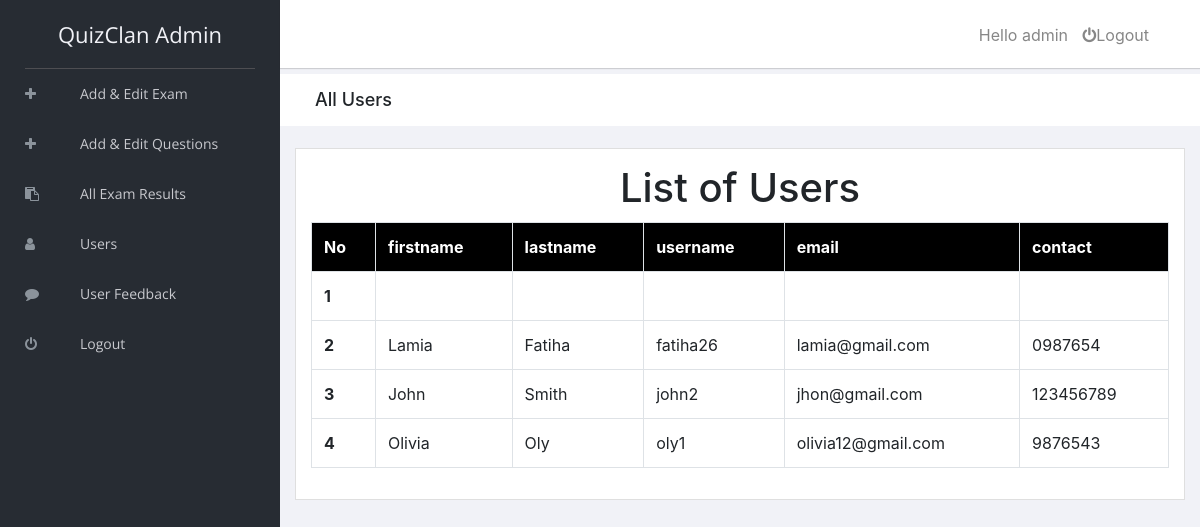
Page /admin/users.php (signed in) on the committed database.
### tables this page shows
CREATE TABLE `registration` (
  `id` int(5) NOT NULL,
  `firstname` varchar(255) NOT NULL,
  `lastname` varchar(255) NOT NULL,
  `username` varchar(255) NOT NULL,
  `password` varchar(50) NOT NULL,
  `email` varchar(50) NOT NULL,
  `contact` varchar(50) NOT NULL
);

### admin/users.php (the view, shortened to what this page needs)
<?php
    include "header.php";
    include "../connection.php";
        ?>
     <div class="breadcrumbs">
            <div class="col-sm-4">
                <div class="page-header float-left">
                    <div class="page-title">
                        <h1>All Users</h1>
                    </div>
                </div>
            </div>
        </div>
        <div class="content mt-3">
            <div class="animated fadeIn">
                <div class="row">
                    <div class="col-lg-12">
                        <div class="card">
                    <div class="card-body">
                    <h1 style="text-align: center; padding-bottom: 10px;">List of Users</h1>
<?php
    $res=mysqli_query($conn,"SELECT * FROM registration order by id asc");
    $count=mysqli_num_rows($res);
    if($count==0)
    {
    ?>
        <h1 style="text-align: center;">No Results Found</h1>
    <?php
    }
    else
    {
    echo "<table class='table table-bordered'>";
        echo "<tr style='background-color: #000; color:#fff;'>";
        echo "<th>"; echo "No"; echo "</th>";
        echo "<th>"; echo "firstname"; echo "</th>";
        echo "<th>"; echo "lastname"; echo "</th>";
        echo "<th>"; echo "username"; echo "</th>";
        echo "<th>"; echo "email"; echo "</th>";
        echo "<th>"; echo "contact"; echo "</th>";
        echo "</tr>";
        while($row=mysqli_fetch_array($res))
        {
        echo "<tr>";
        echo "<th>"; echo $row["id"]; echo "</th>";
        echo "<td>"; echo $row["firstname"]; echo "</td>";
        echo "<td>"; echo $row["lastname"]; echo "</td>";
        echo "<td>"; echo $row["username"]; echo "</td>";
        echo "<td>"; echo $row["email"]; echo "</td>";
        echo "<td>"; echo $row["contact"]; echo "</td>";
        echo "</tr>";
        }
    echo "</table>";
    }
?>
                            </div>
                        </div>
                    </div>
                </div>
            </div>
        </div>
<?php
    include "footer.php";
?>

### rows in the picture
registration: id "1"
registration: id "2", firstname "Lamia", lastname "Fatiha", username "fatiha26", email "lamia@gmail.com", contact "0987654"
registration: id "3", firstname "John", lastname "Smith", username "john2", email "jhon@gmail.com", contact "123456789"
registration: id "4", firstname "Olivia", lastname "Oly", username "oly1", email "olivia12@gmail.com", contact "9876543"

### other values in the picture
$_SESSION["admin"] "admin"
